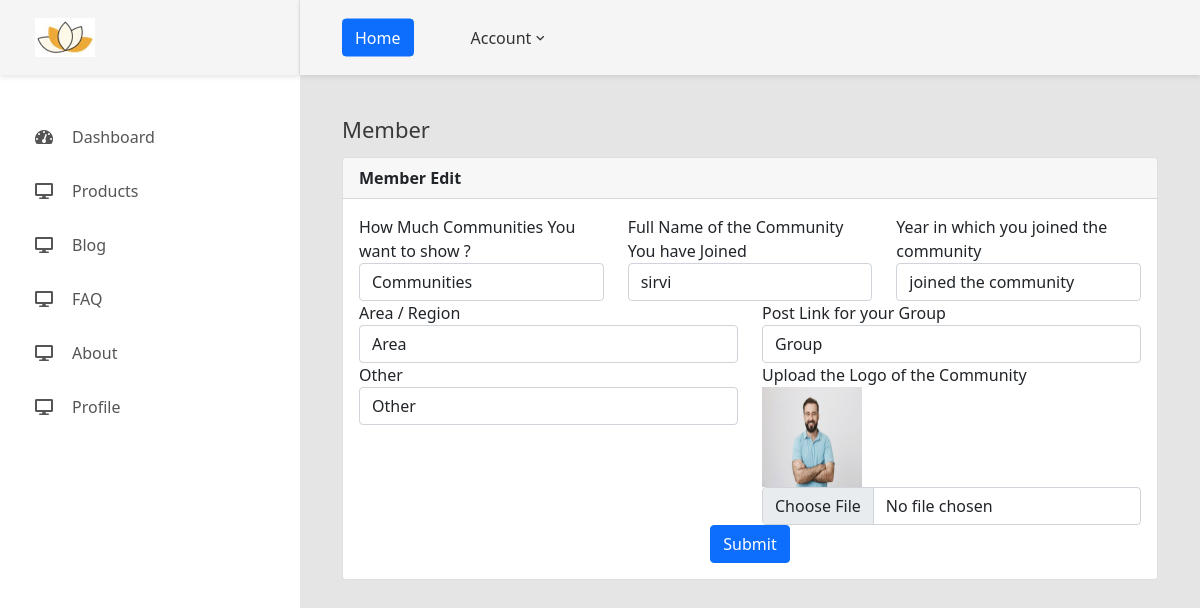
/admin/edit-pro-member.php?id=1 (signed in), run on the app's committed database.
### tables this page shows
CREATE TABLE `useradmin` (
  `id` int(11) NOT NULL,
  `profile_id` varchar(100) NOT NULL,
  `image` varchar(200) NOT NULL,
  `username` varchar(50) NOT NULL,
  `password` varchar(255) NOT NULL,
  `email` varchar(100) NOT NULL,
  `last_name` varchar(200) NOT NULL,
  `designation` varchar(200) NOT NULL,
  `company` varchar(200) NOT NULL,
  `business_category` varchar(200) NOT NULL,
  `logo` varchar(200) NOT NULL,
  `thumbnail_image` varchar(200) NOT NULL,
  `thames_color` varchar(100) NOT NULL,
  `text_color` varchar(100) NOT NULL,
  `footer_color` varchar(100) NOT NULL,
  `connections_id` varchar(100) NOT NULL,
  `admin_status` varchar(100) NOT NULL
);

CREATE TABLE `pro_member` (
  `id` int(50) NOT NULL,
  `adminuser_id` int(100) NOT NULL,
  `much_communities` varchar(200) NOT NULL,
  `name_community` varchar(200) NOT NULL,
  `year_which` varchar(200) NOT NULL,
  `area_region` varchar(200) NOT NULL,
  `post_link_group` varchar(200) NOT NULL,
  `other` varchar(200) NOT NULL,
  `logo_community` varchar(200) NOT NULL,
  `member_status` varchar(200) NOT NULL
);

### admin/edit-pro-member.php (the view, shortened to what this page needs)
<?php
include 'header.php';
$id = $_GET['id'];
$membered=mysqli_fetch_assoc(mysqli_query($db, "select * from pro_member where id='$id'"));
?>
<div class="main-content">
    <div class="section__content section__content--p30">
        <div class="container-fluid">
        <h3 class="title-5 m-b-35">Member</h3>
        <div class="col-lg-12">
                    <div class="card">
                        <div class="card-header">
                            <strong>Member Edit</strong>
                        </div>
                        <div class="card-body card-block">
                            <form action="update-form-query.php?update_id=<?php echo $membered['id'] ?>" method="post" enctype="multipart/form-data" class="form-horizontal">
                                <div class="row form-group">
                                    <div class="col-12 col-md-4">
                                    <label for="text-input" class=" form-control-label">How Much Communities You want to show ?</label>
                                        <input type="text" id="text-input" value="<?php echo $membered['much_communities'] ?>" name="much_communities" placeholder="" class="form-control" required>
                                    </div>
                                    <div class="col-12 col-md-4">
                                    <label for="text-input" class=" form-control-label">Full Name of the Community You have Joined</label>
                                        <input type="text" id="text-input" value="<?php echo $membered['name_community'] ?>" name="name_community" placeholder="" class="form-control" required>
                                    </div>
                                    <div class="col-12 col-md-4">
                                    <label for="text-input" class=" form-control-label">Year in which you joined the community</label>
                                        <input type="text" id="text-input" value="<?php echo $membered['year_which'] ?>" name="year_which" placeholder="" class="form-control" required>
                                    </div>
                                    <div class="col-12 col-md-6">
                                    <label for="text-input" class=" form-control-label">Area / Region</label>
                                        <input type="text" id="text-input" value="<?php echo $membered['area_region'] ?>" name="area_region" placeholder="" class="form-control" required>
                                    </div>
                                    <div class="col-12 col-md-6">
                                    <label for="text-input" class=" form-control-label">Post Link for your Group</label>
                                        <input type="text" id="text-input" value="<?php echo $membered['post_link_group'] ?>" name="post_link_group" placeholder="" class="form-control" required>
                                    </div>
                                    <div class="col-12 col-md-6">
                                    <label for="text-input" class=" form-control-label">Other</label>
                                        <input type="text" id="text-input" value="<?php echo $membered['other'] ?>" name="other" placeholder="" class="form-control" required>
                                    </div>
                                    <div class="col-12 col-md-6">
                                    <label for="text-input" class=" form-control-label">Upload the Logo of the Community</label>
                                        <div id="preview1"><img src="images/member/<?php echo $membered['logo_community'] ?>" width="150px" height="150px" alt="" /></div>
                                        <input type="file" id="text-input" value="<?php echo $membered['logo_community'] ?>" name="logo_community" placeholder="" class="form-control" onchange="getImagePreview1(event)">
                                    </div>
                                </div>
                                <div class="text-center">
                                    <button type="submit" name="pro_member" class="btn btn-primary">Submit</button>
                                </div>
                            </form>
                        </div>
                    </div>
                </div>
        </div>
    </div>
</div>
<?php include 'footer.php' ?>

### admin/header.php (shortened to what this page needs)
<?php
include("config.php");
$admin_user=$_SESSION['login_user'];
$row=mysqli_fetch_assoc(mysqli_query($db, "select * from useradmin where profile_id='$admin_user'"));
?>
<!DOCTYPE html>
<html lang="en">
<head>
    <link href="css/font-face.css" rel="stylesheet" media="all">
    <link href="vendor/font-awesome-4.7/css/font-awesome.min.css" rel="stylesheet" media="all">
    <link href="vendor/font-awesome-5/css/fontawesome-all.min.css" rel="stylesheet" media="all">
    <link href="vendor/mdi-font/css/material-design-iconic-font.min.css" rel="stylesheet" media="all">
    <link href="vendor/animsition/animsition.min.css" rel="stylesheet" media="all">
    <link href="vendor/css-hamburgers/hamburgers.min.css" rel="stylesheet" media="all">
    <link href="css/theme.css" rel="stylesheet" media="all">
    <link href="https://cdn.jsdelivr.net/npm/bootstrap@5.0.2/dist/css/bootstrap.min.css" rel="stylesheet">
</head>
<body class="animsition">
    <div class="page-wrapper">
        <aside class="menu-sidebar d-none d-lg-block">
            <div class="logo">
                <a href="#">
                    <img src="images/admin-img/<?php echo $row['image'] ?>" width="60px" height="60px" alt="" />
                </a>
            </div>
            <div class="menu-sidebar__content js-scrollbar1">
                <nav class="navbar-sidebar">
                    <ul class="list-unstyled navbar__list">
                    <li class="has-sub">
                            <a class="js-arrow" href="dashboard.php">
                                <i class="fas fa-tachometer-alt"></i>Dashboard</a>
                        </li>
						<li class="has-sub">
                            <a class="js-arrow" href="#">
                            <i class="fas fa-desktop"></i>Products</a>
                        </li>
                        <li class="has-sub">
                            <a class="js-arrow" href="#">
                                <i class="fas fa-desktop"></i>Blog</a>
                        </li>
                        <li class="has-sub">
                            <a class="js-arrow" href="#">
                            <i class="fas fa-desktop"></i>FAQ</a>
                        </li>
                        <li class="has-sub">
                            <a class="js-arrow" href="#">
                            <i class="fas fa-desktop"></i>About</a>
                        </li>
                        <li class="has-sub">
                            <a class="js-arrow" href="#">
                            <i class="fas fa-desktop"></i>Profile</a>
                        </li>
                    </ul>
                </nav>
            </div>
        </aside>
        <div class="page-container">
            <header class="header-desktop">
                <div class="section__content section__content--p30">
                    <div class="container-fluid">
                        <div class="header-wrap">
                            <div class="header-button">
                                <div class="noti-wrap">
                                    <div class=""><a href="../index.php" class="btn btn-primary">Home</a></div>
                                </div>
                                <div class="account-wrap">
                                    <div class="account-item clearfix js-item-menu">
                                        <div class="content">
                                            <a class="js-acc-btn" href="#">Account</a>
                                        </div>
                                    </div>
                                </div>
                            </div>
                        </div>
                    </div>
                </div>
            </header>

### admin/header.php (style rules this page uses)
a { text-decoration: none; }

### admin/edit-pro-member.php (style rules this page uses)
#preview1 img { width: 100px;height: 100px; }

### data on the page
useradmin: image (picture)
pro_member: much_communities "Communities", name_community "sirvi", year_which "joined the community", area_region "Area", post_link_group "Group", other "Other", logo_community (picture)
